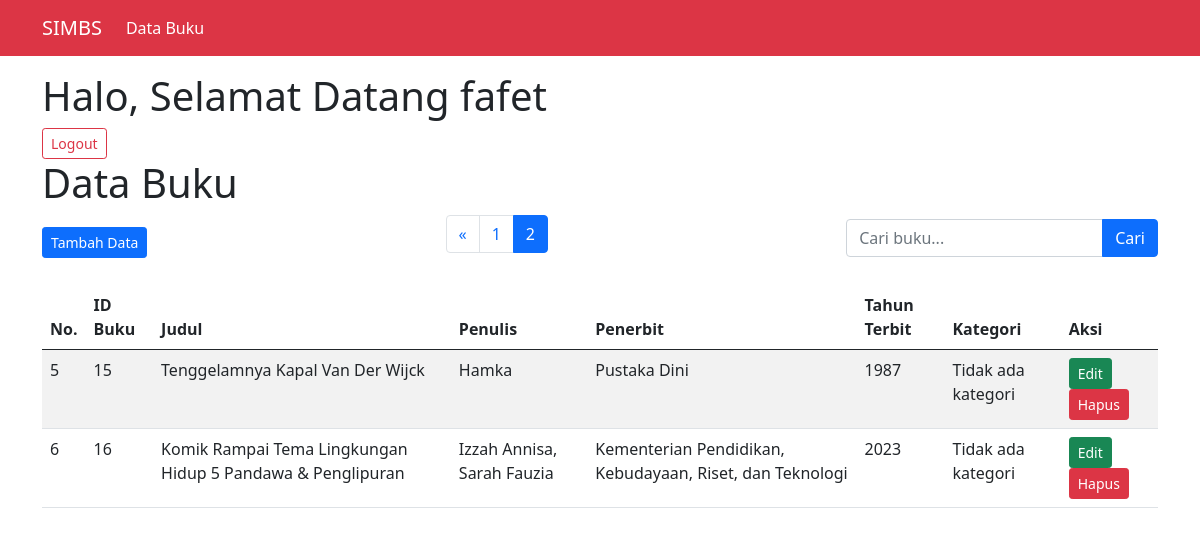
/index.php?halaman=2 (signed in), run on the app's committed database.
### tables this page shows
CREATE TABLE `buku` (
  `id_buku` int(100) NOT NULL,
  `judul` varchar(255) NOT NULL,
  `penulis` varchar(255) NOT NULL,
  `penerbit` varchar(255) NOT NULL,
  `tahun_terbit` year(4) NOT NULL,
  `id_kategori` int(11) DEFAULT NULL
);

### function.php (called while the page is built, shortened)
<?php
$conn = mysqli_connect("localhost", "root", "", "ujikom");
function query($query)
{
    global $conn;
    $result = mysqli_query($conn, $query);
    $rows = [];
    while ($row = mysqli_fetch_assoc($result)) {
        $rows[] = $row;
    }
    return $rows;
}
?>

### index.php (the view, shortened to what this page needs)
<?php
require("function.php");
$jumlahDataPerHalaman = 4;
$halamanAktif = (isset($_GET["halaman"])) ? (int)$_GET["halaman"] : 1;
$awalData = ($jumlahDataPerHalaman * $halamanAktif) - $jumlahDataPerHalaman;
$keyword = isset($_POST['keyword']) ? trim($_POST['keyword']) : '';
if($keyword != '') {
    $data_buku = search_data($keyword);
    $jumlahData = count($data_buku);
} else {
    $data_buku = query("
    SELECT b.*, k.nama_kategori
    FROM buku b
    LEFT JOIN kategori k ON b.id_kategori = k.id_kategori
    LIMIT $awalData, $jumlahDataPerHalaman
");
    $jumlahData = count(query("SELECT b.*, k.nama_kategori
                              FROM buku b
                              LEFT JOIN kategori k ON b.id_kategori = k.id_kategori"));
}
$jumlahHalaman = ceil($jumlahData / $jumlahDataPerHalaman);
$param_url = $keyword ? "&keyword=" . urlencode($keyword) : "";
?>
<!DOCTYPE html>
<html lang="en">
<head>
    <link href="https://cdn.jsdelivr.net/npm/bootstrap@5.0.2/dist/css/bootstrap.min.css" rel="stylesheet">
</head>
<body>
    <nav class="navbar navbar-expand-lg navbar-light bg-danger">
        <div class="container">
            <a class="navbar-brand text-white" href="#"> SIMBS </a>
            <div class="collapse navbar-collapse" id="navbarSupportedContent">
                <ul class="navbar-nav me-auto mb-2 mb-lg-0">
                    <li class="nav-item">
                        <a class="nav-link active text-white" href="#">Data Buku</a>
                    </li>
                </ul>
            </div>
        </div>
    </nav>
    <section class="p-3">
        <div class="container">
            <h1>Halo, Selamat Datang <?= $_SESSION['username'] ?></h1>
            <a href="logout.php" class="btn btn-outline-danger btn-sm">Logout</a>
            <h1>Data Buku</h1>
            <div class="d-flex justify-content-between align-items-center mb-3">
                <a href="tambah_data.php">
                    <button class="btn btn-primary btn-sm">Tambah Data</button>
                </a>
                <nav aria-label="Page navigation example">
                    <ul class="pagination">
                        <?php if ($halamanAktif > 1) : ?>
                            <li class="page-item">
                                <a class="page-link" href="?halaman=<?= $halamanAktif - 1 ?><?= $param_url ?>">«</a>
                            </li>
                        <?php endif; ?>
                        <?php for ($i = 1; $i <= $jumlahHalaman; $i++) : ?>
                            <?php if ($i == $halamanAktif) : ?>
                                <li class="page-item active">
                                    <a class="page-link" href="?halaman=<?= $i ?><?= $param_url ?>"><?= $i ?></a>
                                </li>
                            <?php else : ?>
                                <li class="page-item">
                                    <a class="page-link" href="?halaman=<?= $i ?><?= $param_url ?>"><?= $i ?></a>
                                </li>
                            <?php endif; ?>
                        <?php endfor; ?>
                    </ul>
                </nav>
                <form class="mb-2" action="" method="POST">
                    <div class="input-group">
                        <input type="text" class="form-control" name="keyword" value="<?= htmlspecialchars($keyword) ?>"
                               placeholder="Cari buku..." autocomplete="off">
                        <button class="btn btn-primary" type="submit" name="tombol_search">
                            Cari
                        </button>
                    </div>
                </form>
            </div>
            <table class="table table-striped table-hover">
                <thead>
                    <tr>
                        <th>No.</th>
                        <th>ID Buku</th>
                        <th>Judul</th>
                        <th>Penulis</th>
                        <th>Penerbit</th>
                        <th>Tahun Terbit</th>
                        <th>Kategori</th>
                        <th>Aksi</th>
                    </tr>
                </thead>
                <tbody>
                    <?php if(empty($data_buku)): ?>
                        <tr>
                            <td colspan="8" class="text-center">Tidak ada data ditemukan</td>
                        </tr>
                    <?php else: ?>
                        <?php $no = ($halamanAktif - 1) * $jumlahDataPerHalaman + 1; ?>
                        <?php foreach ($data_buku as $data): ?>
                            <tr>
                                <td><?= $no ?></td>
                                <td><?= htmlspecialchars($data['id_buku']) ?></td>
                                <td><?= htmlspecialchars($data['judul']) ?></td>
                                <td><?= htmlspecialchars($data['penulis']) ?></td>
                                <td><?= htmlspecialchars($data['penerbit']) ?></td>
                                <td><?= htmlspecialchars($data['tahun_terbit']) ?></td>
                                <td><?= htmlspecialchars($data['nama_kategori'] ?? 'Tidak ada kategori') ?></td>
                                <td>
                                    <a href="ubah_data.php?id=<?= $data['id_buku'] ?>" class="btn btn-success btn-sm">Edit</a>
                                    <a href="hapus_data.php?id=<?= $data['id_buku'] ?>"
                                       class="btn btn-danger btn-sm"
                                       onclick="return confirm('Yakin hapus data?')">Hapus</a>
                                </td>
                            </tr>
                            <?php $no++; ?>
                        <?php endforeach; ?>
                    <?php endif; ?>
                </tbody>
            </table>
        </div>
    </section>
</body>
</html>

### data on the page
buku: id_buku "15", judul "Tenggelamnya Kapal Van Der Wijck", penulis "Hamka", penerbit "Pustaka Dini", tahun_terbit "1987", nama_kategori "Tidak ada kategori"
buku: id_buku "16", judul "Komik Rampai Tema Lingkungan Hidup 5 Pandawa & Penglipuran", penulis "Izzah Annisa, Sarah Fauzia", penerbit "Kementerian Pendidikan, Kebudayaan, Riset, dan Teknologi", tahun_terbit "2023", nama_kategori "Tidak ada kategori"

### other printed values
$_SESSION['username'] "fafet"
